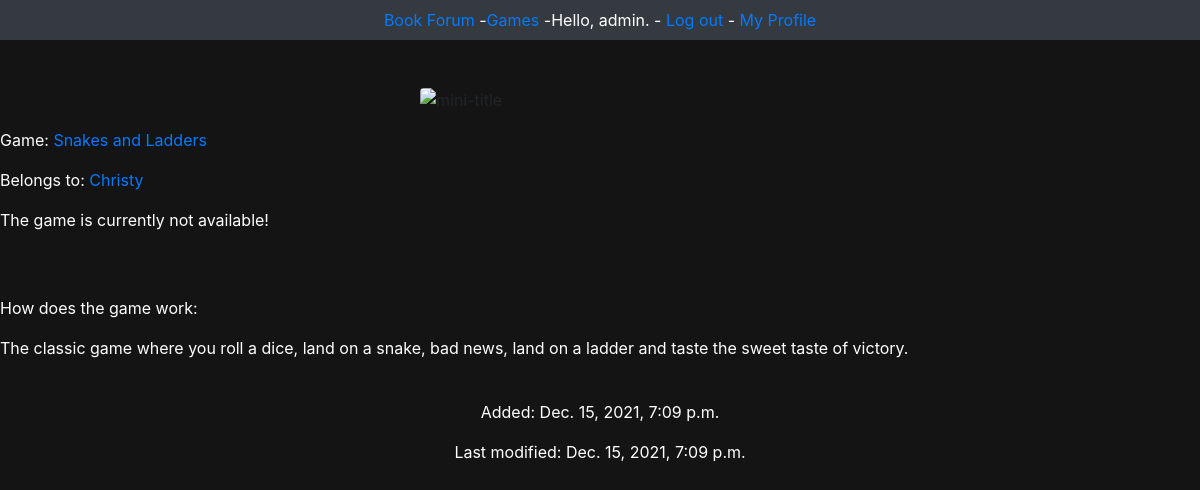
Page /games/5 (signed in) on the committed database.
### users/models.py (models this page shows, shortened)
class User(AbstractBaseUser):
    username = models.CharField(max_length=50, unique=True)
    biography = models.CharField(max_length=300)
    is_staff = models.BooleanField(default=False)
    is_admin = models.BooleanField(default=False)
    date_joined = models.DateTimeField(auto_now_add=True)
    last_login = models.DateTimeField(auto_now=True)
    USERNAME_FIELD = 'username'
    objects = UserManager()  # Links this extended user class to its manager
    def __str__(self):
        return self.username

### main/models.py (models this page shows)
class Game(models.Model):
    name = models.CharField(max_length=80)
    description = models.CharField(max_length=500)
    owner = models.ForeignKey(User, on_delete=models.CASCADE)
    availability = models.BooleanField()
    date_added = models.DateTimeField(auto_now_add=True)
    date_modified = models.DateTimeField(auto_now=True)
    def __str__(self):
        return self.name
    def is_available(self):
        return self.availability

### main/views.py (the view)
# urls.py: path('games/<int:game_id>', views.game, name='game'),
@login_required
def game(request, game_id):
    game = Game.objects.get(id = game_id)
    context = {'game': game}
    return render(request, 'main/game.html', context)

### main/templates/main/game.html
{% extends 'main/base.html' %}
{% block content %}
<p class="text-white">
<p class = "text-white">Game: <a class="text-primary">{{ game }}</a></p>
    <p class = "text-white">Belongs to:
        <a href="{% url 'users:profile' game.owner.id %}">{{ game.owner }}</a>
    </p>
    {% if game.is_available %}
        <p class = "text-white">The game is available!</p>
    {% else %}
        <p class = "text-white">The game is currently not available!</p>
    {% endif%}
<br><br>
    <p class = "text-white">How does the game work:</p>
    <p class = "text-white">{{ game.description }}</p>
<br>
    <p class = "text-white text-center">Added: {{ game.date_added }}</p>
    <p class = "text-white text-center">Last modified: {{ game.date_modified }}</p>
{% endblock content %}

### main/templates/main/base.html (shortened to what this page needs)
<!DOCTYPE html>
<html lang="en">
<head>
<link rel="stylesheet" href="https://stackpath.bootstrapcdn.com/bootstrap/4.5.0/css/bootstrap.min.css">
<link rel="stylesheet" href="https://maxcdn.bootstrapcdn.com/font-awesome/4.7.0/css/font-awesome.min.css">
</head>
<nav class="navbar navbar-expand-sm bg-dark navbar-dark justify-content-center text-white">
  <ul class="navbar-nav">
    <li class="nav-item">
     <a href="{% url 'main:index' %}">Book Forum</a> -
    </li>
    <li class="nav-item">
      <a href="{% url 'main:games' %}">Games</a> -
    </li>
    <li class="nav-item">
    {% if user.is_authenticated %}
        Hello, {{ request.user.username }}. -
        <a href="{% url 'users:logout' %}">Log out</a> -
        <a href="{% url 'users:profile' request.user.id%}">My Profile</a>
    {% else %}
        <a href="{% url 'users:register' %}">Register</a> -
        <a href="{% url 'users:login' %}">Log in</a>
    {% endif %}
    </li>
  </ul>
</nav>
<br/><br/>
<div class="image">
<img src="https://i.ibb.co/Cnkng5M/mini-title.png" class="rounded mx-auto d-block"
     alt="mini-title" style="width:30%" </div>
{% block content %}{% endblock content %}

### rows in the picture
User: user.username "admin"
Game: name "Snakes and Ladders", owner "Christy", description "The classic game where you roll a dice, land on a snake, bad news, land on a ladder and taste the sweet taste of victory.", date_added "Dec. 15, 2021, 7:09 p.m.", date_modified "Dec. 15, 2021, 7:09 p.m."
